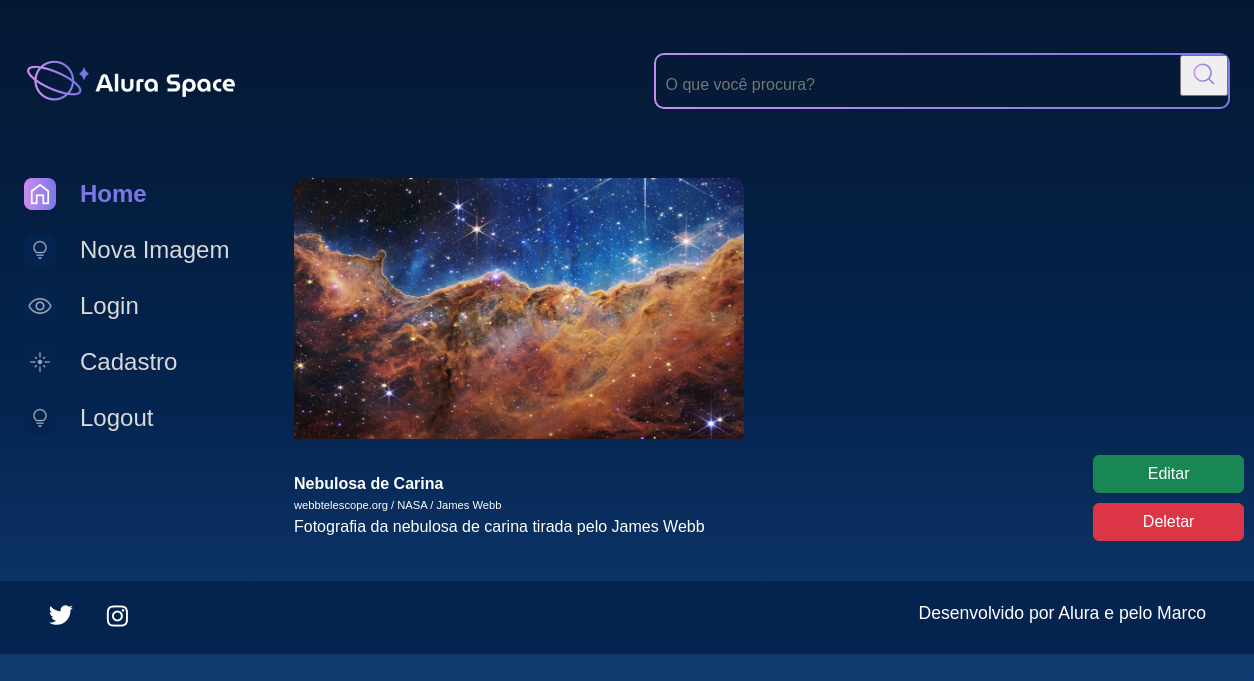
Page /imagem/1 on the committed database.
### apps/galeria/models.py (models this page shows, shortened)
class Fotografia(models.Model):
    OPCOES_CATEGORIA = [
        ("NEBULOSA", "Nebulosa"),
        ("ESTRELA", "Estrela"),
        ("GALÁXIA", "Galáxia"),
        ("PLANETA", "Planeta"),
    ]
    nome = models.CharField(max_length=100, null=False, blank=False)
    legenda = models.CharField(max_length=150, null=False, blank=False)
    categoria = models.CharField(max_length=100, choices=OPCOES_CATEGORIA, default='')
    descricao = models.TextField(null=False, blank=False)
    foto = models.ImageField(upload_to="fotos/%Y/%m/%d/", blank=True)
    publicada =  models.BooleanField(default=True)
    data_fotografia = models.DateTimeField(default=datetime.now, blank=False)
    usuario = models.ForeignKey(
        to=User,
        on_delete=models.SET_NULL, #Caso o usuario for excluido a foto terá o usuario responsavel = null
        null= True,
        blank=False,
        related_name="user",
    )

### apps/galeria/views.py (the view)
# urls.py: path('imagem/<int:foto_id>', imagem, name='imagem'),
def imagem(request, foto_id):
    fotografia = get_object_or_404(Fotografia, pk=foto_id)
    return render(request, 'galeria/imagem.html', {"fotografia": fotografia})

### templates/galeria/imagem.html
{% extends 'shared/base.html' %}
{% load static %}
{% block content %}
            <section class="conteudo">
                <section class="imagem">
                    <div class="imagem__conteudo">
                        {% if fotografia.foto == "" or fotografia.foto == null %}
                        <img class="card__imagem" src="{% static '/assets/imagens/galeria/Image_not_available.png'%}" alt="foto">
                            {% else %}
                        <img class="card__imagem" src="{{ fotografia.foto.url }}" alt="foto">
                        {% endif %}
                        <div class="imagem__info">
                            <div class="imagem__texto">
                                <p class="imagem__titulo">{{fotografia.nome}}</p>
                                <p class="imagem__descricao">{{fotografia.legenda}}</p>
                                <p class="imagem__texto">{{ fotografia.descricao }}</p>
                            </div>
                            <div>
                                <a href="{% url 'editar_imagem' fotografia.id %}"><button class="btn btn-success col-12" style="padding: top 5px; margin-bottom: 10px;">Editar</button></a>
                                <a href="{% url 'deletar_imagem' fotografia.id%}"><button class="btn btn-danger col-12" style="padding: top 5px;">Deletar</button></a>
                            </div>
                        </div>
                    </div>
                </section>
            </section>
        </main>
    </div>
{% endblock %}

### setup/static/styles/style.css (style rules this page uses)
html, body, div, span, applet, object, iframe, h1, h2, h3, h4, h5, h6, p, blockquote, pre, a, abbr, acronym, address, big, cite, code, del, dfn, em, img, ins, kbd, q, s, samp, small, strike, strong, sub, sup, tt, var, b, u, i, center, dl, dt, dd, ol, ul, li, fieldset, form, label, legend, table, caption, tbody, tfoot, thead, tr, th, td, article, aside, canvas, details, embed, figure, figcaption, footer, header, hgroup, menu, nav, output, ruby, section, summary, time, mark, audio, video { margin: 0; padding: 0; border: 0; font-size: 100%; font: inherit; vertical-align: baseline; }
article, aside, details, figcaption, figure, footer, header, hgroup, menu, nav, section { display: block; }
body { line-height: 1; font-family: 'Space Grotesk', sans-serif; min-height: 100vh; background: linear-gradient(#041833,#04244F,#154580); background-repeat: no-repeat; background-position: center; background-size: cover; }
.card__imagem { width: 450px; border-radius: 10px 10px 0 0; }
.imagem { display: flex; justify-content: center; align-items: center; }
.imagem__conteudo { background-color: transparent; display: flex; flex-direction: column; border-radius: 20px 20px 0 0; width: 950px; }
.imagem__info { font-size: 1.2rem; display: flex; justify-content: space-between; align-items: center; margin-bottom: 1rem; margin-top: 1rem; }
.imagem__texto { display: flex; flex-direction: column; justify-content: space-between; color: #FFFFFF; margin-top: 0.5rem; }
.imagem__titulo { font-weight: bold; line-height: 2rem; color: #FFFFFF; }
.imagem__texto { font-size: 1rem; }
.imagem__descricao { font-size: 0.7rem; }
.col-12 { flex: 0 0 auto; width: 100%; }
.btn { --bs-btn-padding-x: 0.75rem; --bs-btn-padding-y: 0.375rem; --bs-btn-font-family: ; --bs-btn-font-size: 1rem; --bs-btn-font-weight: 400; --bs-btn-line-height: 1.5; --bs-btn-color: #212529; --bs-btn-bg: transparent; --bs-btn-border-width: 1px; --bs-btn-border-color: transparent; --bs-btn-border-radius: 0.375rem; --bs-btn-hover-border-color: transparent; --bs-btn-box-shadow: inset 0 1px 0 rgba(255, 255, 255, 0.15),0 1px 1px rgba(0, 0, 0, 0.075); --bs-btn-disabled-opacity: 0.65; --bs-btn-focus-box-shadow: 0 0 0 0.25rem rgba(var(--bs-btn-focus-shadow-rgb), .5); display: inline-block; padding: var(--bs-btn-padding-y) var(--bs-btn-padding-x); font-family: var(--bs-btn-font-family); font-size: var(--bs-btn-font-size); font-weight: var(--bs-btn-font-weight); line-height: var(--bs-btn-line-height); color: var(--bs-btn-color); text-align: center; text-decoration: none; vertical-align: middle; cursor: pointer; -webkit-user-select: none; -moz-user-select: none; user-select: none; border: var(--bs-btn-border-width) solid var(--bs-btn-border-color); border-radius: var(--bs-btn-border-radius); background-color: var(--bs-btn-bg); transition: color .15s ease-in-out,background-color .15s ease-in-out,border-color .15s ease-in-out,box-shadow .15s ease-in-out; }
.btn-success { --bs-btn-color: #fff; --bs-btn-bg: #198754; --bs-btn-border-color: #198754; --bs-btn-hover-color: #fff; --bs-btn-hover-bg: #157347; --bs-btn-hover-border-color: #146c43; --bs-btn-focus-shadow-rgb: 60,153,110; --bs-btn-active-color: #fff; --bs-btn-active-bg: #146c43; --bs-btn-active-border-color: #13653f; --bs-btn-active-shadow: inset 0 3px 5px rgba(0, 0, 0, 0.125); --bs-btn-disabled-color: #fff; --bs-btn-disabled-bg: #198754; --bs-btn-disabled-border-color: #198754; }
.btn-danger { color: #fff; background-color: #dc3545; border-color: #dc3545; }

### rows in the picture
Fotografia: foto (picture), nome "Nebulosa de Carina", legenda "webbtelescope.org / NASA / James Webb", descricao "Fotografia da nebulosa de carina tirada pelo James Webb"
